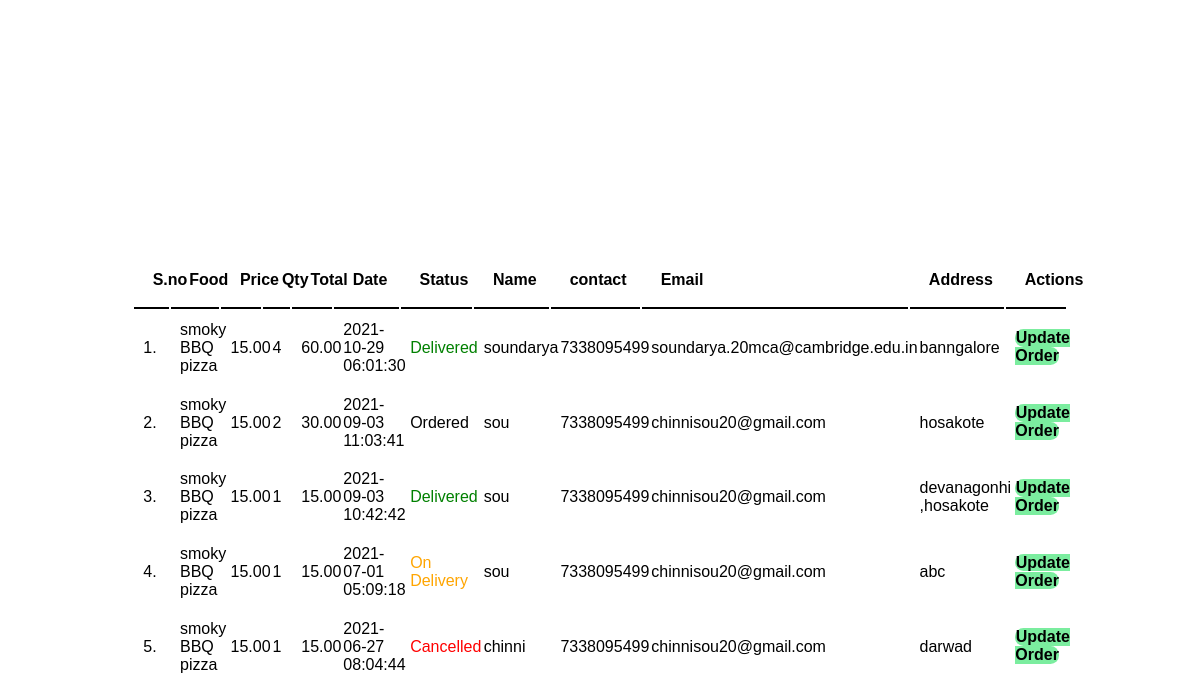
The app's page /admin/manage-order.php (signed in) with its own data.
### tables this page shows
CREATE TABLE `tbl_order` (
  `id` int(10) UNSIGNED NOT NULL,
  `food` varchar(150) NOT NULL,
  `price` decimal(10,2) NOT NULL,
  `qty` int(11) NOT NULL,
  `total` decimal(10,2) NOT NULL,
  `order_date` datetime NOT NULL,
  `status` varchar(50) NOT NULL,
  `customer_name` varchar(150) NOT NULL,
  `customer_contact` varchar(20) NOT NULL,
  `customer_email` varchar(150) NOT NULL,
  `customer_address` varchar(255) NOT NULL
);

### admin/manage-order.php (the view, shortened to what this page needs)
<?php
include('../config/constants.php');
 ?>
<html class="order-bg">
       <head>
                   <link rel="stylesheet" href="../css/admin1.css">
       </head>
       <body>
                  <div class="menu text-center">
                     <div class="wrapper ">
                            <ul>
                                   <li><a href="index.php">Home</a></li>
                                   <li><a href="manage-admin.php">Admin </a></li>
                                   <li><a href="manage-category.php">Category</a></li>
                                   <li><a href="manage-food.php">Food</a></li>
                                   <li><a href="manage-order.php">Order</a></li>
                                   <li><a href="logout.php">Logout</a></li>
                            </ul>
                     </div>
                  </div>
       	       <div class="main-content" >
       	    	      <div class="wrapper" >
       	    		      <h1 class="color">Manage Order</h1>
                                  <br/>   <br/>   <br/>
                                  <br> <br>
                                  <table class="tbl-full ">
                                         <tr>
                                                <th>S.no</th>
                                                <th>Food</th>
                                                <th>Price</th>
                                                <th>Qty</th>
                                                <th>Total</th>
                                                <th> Date</th>
                                                <th>Status</th>
                                                <th>Name</th>
                                                <th>contact</th>
                                                <th>Email</th>
                                                <th>Address</th>
                                                <th>Actions</th>
                                         </tr>
                                         <?php
                                         $sql = " SELECT * FROM tbl_order ORDER BY id desc";
                                         $res = mysqli_query($conn,$sql);
                                         $count = mysqli_num_rows($res);
                                         $sn = 1;
                                         if ($count>0)
                                          {
                                                 while($row=mysqli_fetch_assoc($res))
                                                 {
                                                        $id = $row['id'];
                                                        $food = $row['food'];
                                                        $price = $row['price'];
                                                        $qty = $row['qty'];
                                                        $total = $row['total'];
                                                        $order_date = $row['order_date'];
                                                        $status = $row['status'];
                                                        $customer_name = $row ['customer_name'];
                                                        $customer_contact = $row ['customer_contact'];
                                                        $customer_email =$row ['customer_email'];
                                                        $customer_address = $row['customer_address'];
                                                        ?>
                                                 <tr>
                                                     <td><?php echo $sn++; ?>.</td>
                                                     <td><?php  echo $food;?></td>
                                                     <td><?php echo $price; ?></td>
                                                     <td><?php echo $qty; ?></td>
                                                     <td><?php echo $total; ?></td>
                                                     <td><?php echo $order_date; ?></td>
                                                     <td>
                                                        <?php
                                                        if ($status=="Ordered")
                                                        {
                                                            echo "<label>$status</label>";
                                                        }
                                                        elseif ($status=="On Delivery")
                                                         {
                                                               echo "<label style='color:orange;'>$status</label>";
                                                        }
                                                        elseif ($status=="Delivered")
                                                         {
                                                               echo "<label style='color:green;'>$status</label>";
                                                        }
                                                        elseif ($status=="Cancelled")
                                                         {
                                                               echo "<label style='color:red;'>$status</label>";
                                                        }
                                                         ?>
                                                        </td>
                                                     <td><?php echo $customer_name; ?></td>
                                                     <td><?php echo $customer_contact; ?></td>
                                                     <td><?php echo $customer_email; ?></td>
                                                     <td><?php echo $customer_address; ?></td>
                                                     <td>
                                                            <a href="<?php echo SITEURL;?>admin/update-order.php?id=<?php  echo $id;?>" class="btn-secondary">Update Order</a>
                                                     </td>
                                              </tr>
                                                        <?php
                                                 }
                                         }
                                         else
                                         {
                                          echo " <tr><td colspan='12' class='error'>Order not Available </td></tr>";
                                         }
                                         ?>
       	    	      </div>
       	       </div>

### css/admin1.css (style rules this page uses)
* { margin: 0 ; padding: 0 ; font-family: Arial, Helvetica, sans-serif; }
.wrapper { padding: 1%; width:80%; margin: 0 auto; }
.color { color: white; }
.text-center { text-align: center; }
.tbl-full { width: 100%; height: 50%; }
table tr th { border-bottom: 2px solid black; padding: 2%; text-align: left; }
table tr td { padding: 1%; }
.btn-secondary { background-color: #7bed9f; padding: 1%; color: black; text-decoration: none; border-radius: 10px; font-weight: bold; }
.menu ul { list-style-type:none; }
.menu li { display: inline; padding: 1%; margin: 2%; }
.menu ul li a { text-decoration: none; font-weight: bold; color: white; font-size: 23px; }
.main-content { padding: 5% 0; }
.order-bg { background-image: url(../images/bg27.jpg); background-size: cover; background-repeat: no-repeat; background-position: center; padding: 0; }
body { font-family: Arial, Helvetica, sans-serif; }
* { box-sizing: border-box; }

### records on screen
tbl_order: food "smoky BBQ pizza", price "15.00", qty "4", total "60.00", order_date "2021-10-29 06:01:30", status "Delivered", customer_name "soundarya", customer_contact "7338095499", customer_email "soundarya.20mca@cambridge.edu.in", customer_address "banngalore"
tbl_order: food "smoky BBQ pizza", price "15.00", qty "2", total "30.00", order_date "2021-09-03 11:03:41", status "Ordered", customer_name "sou", customer_contact "7338095499", customer_email "chinnisou20@gmail.com", customer_address "hosakote"
tbl_order: food "smoky BBQ pizza", price "15.00", qty "1", total "15.00", order_date "2021-09-03 10:42:42", status "Delivered", customer_name "sou", customer_contact "7338095499", customer_email "chinnisou20@gmail.com", customer_address "devanagonhi ,hosakote"
tbl_order: food "smoky BBQ pizza", price "15.00", qty "1", total "15.00", order_date "2021-07-01 05:09:18", status "On Delivery", customer_name "sou", customer_contact "7338095499", customer_email "chinnisou20@gmail.com", customer_address "abc"
tbl_order: food "smoky BBQ pizza", price "15.00", qty "1", total "15.00", order_date "2021-06-27 08:04:44", status "Cancelled", customer_name "chinni", customer_contact "7338095499", customer_email "chinnisou20@gmail.com", customer_address "darwad"
